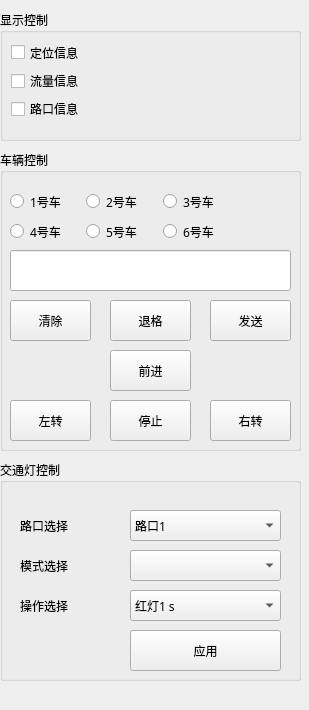
<?xml version="1.0" encoding="UTF-8"?>
<ui version="4.0">
 <class>Controller</class>
 <widget class="QWidget" name="Controller">
  <property name="geometry">
   <rect>
    <x>0</x>
    <y>0</y>
    <width>309</width>
    <height>710</height>
   </rect>
  </property>
  <property name="windowTitle">
   <string>Form</string>
  </property>
  <widget class="QGroupBox" name="groupBoxTrafficLightControlGB">
   <property name="geometry">
    <rect>
     <x>0</x>
     <y>460</y>
     <width>301</width>
     <height>221</height>
    </rect>
   </property>
   <property name="font">
    <font>
     <family>楷体</family>
    </font>
   </property>
   <property name="title">
    <string>交通灯控制</string>
   </property>
   <widget class="QLabel" name="label">
    <property name="geometry">
     <rect>
      <x>20</x>
      <y>50</y>
      <width>81</width>
      <height>31</height>
     </rect>
    </property>
    <property name="text">
     <string>路口选择</string>
    </property>
   </widget>
   <widget class="QLabel" name="label_2">
    <property name="geometry">
     <rect>
      <x>20</x>
      <y>90</y>
      <width>81</width>
      <height>31</height>
     </rect>
    </property>
    <property name="text">
     <string>模式选择</string>
    </property>
   </widget>
   <widget class="QLabel" name="label_3">
    <property name="geometry">
     <rect>
      <x>20</x>
      <y>130</y>
      <width>81</width>
      <height>31</height>
     </rect>
    </property>
    <property name="text">
     <string>操作选择</string>
    </property>
   </widget>
   <widget class="QComboBox" name="roadSelectCB">
    <property name="geometry">
     <rect>
      <x>130</x>
      <y>50</y>
      <width>151</width>
      <height>31</height>
     </rect>
    </property>
    <item>
     <property name="text">
      <string>路口1</string>
     </property>
    </item>
    <item>
     <property name="text">
      <string>路口2</string>
     </property>
    </item>
    <item>
     <property name="text">
      <string>路口3</string>
     </property>
    </item>
    <item>
     <property name="text">
      <string>路口4</string>
     </property>
    </item>
    <item>
     <property name="text">
      <string>路口5</string>
     </property>
    </item>
   </widget>
   <widget class="QComboBox" name="modeSelectCB">
    <property name="geometry">
     <rect>
      <x>130</x>
      <y>90</y>
      <width>151</width>
      <height>31</height>
     </rect>
    </property>
   </widget>
   <widget class="QComboBox" name="lightTimeSelectCB">
    <property name="geometry">
     <rect>
      <x>130</x>
      <y>130</y>
      <width>151</width>
      <height>31</height>
     </rect>
    </property>
    <item>
     <property name="text">
      <string>红灯1 s</string>
     </property>
    </item>
    <item>
     <property name="text">
      <string>红灯5 s</string>
     </property>
    </item>
    <item>
     <property name="text">
      <string>红灯10 s</string>
     </property>
    </item>
    <item>
     <property name="text">
      <string>红灯30 s</string>
     </property>
    </item>
    <item>
     <property name="text">
      <string>红灯60 s</string>
     </property>
    </item>
   </widget>
   <widget class="QPushButton" name="applyBtn">
    <property name="geometry">
     <rect>
      <x>130</x>
      <y>170</y>
      <width>151</width>
      <height>41</height>
     </rect>
    </property>
    <property name="text">
     <string>应用</string>
    </property>
   </widget>
  </widget>
  <widget class="QGroupBox" name="groupBoxDisplayGB">
   <property name="geometry">
    <rect>
     <x>0</x>
     <y>10</y>
     <width>301</width>
     <height>131</height>
    </rect>
   </property>
   <property name="sizePolicy">
    <sizepolicy hsizetype="Preferred" vsizetype="Fixed">
     <horstretch>0</horstretch>
     <verstretch>0</verstretch>
    </sizepolicy>
   </property>
   <property name="font">
    <font>
     <family>楷体</family>
    </font>
   </property>
   <property name="title">
    <string>显示控制</string>
   </property>
   <widget class="QWidget" name="layoutWidget">
    <property name="geometry">
     <rect>
      <x>11</x>
      <y>31</y>
      <width>221</width>
      <height>79</height>
     </rect>
    </property>
    <layout class="QVBoxLayout" name="verticalLayout">
     <item>
      <widget class="QCheckBox" name="checkBoxLocationInfo">
       <property name="text">
        <string>定位信息</string>
       </property>
      </widget>
     </item>
     <item>
      <widget class="QCheckBox" name="checkBoxDataInfo">
       <property name="text">
        <string>流量信息</string>
       </property>
      </widget>
     </item>
     <item>
      <widget class="QCheckBox" name="checkBoxRoadInfo">
       <property name="text">
        <string>路口信息</string>
       </property>
      </widget>
     </item>
    </layout>
   </widget>
  </widget>
  <widget class="QGroupBox" name="groupBoxCarControlGB">
   <property name="geometry">
    <rect>
     <x>0</x>
     <y>150</y>
     <width>301</width>
     <height>301</height>
    </rect>
   </property>
   <property name="sizePolicy">
    <sizepolicy hsizetype="Preferred" vsizetype="Preferred">
     <horstretch>0</horstretch>
     <verstretch>0</verstretch>
    </sizepolicy>
   </property>
   <property name="font">
    <font>
     <family>楷体</family>
    </font>
   </property>
   <property name="title">
    <string>车辆控制</string>
   </property>
   <widget class="QLineEdit" name="lineEditShowInstructions">
    <property name="geometry">
     <rect>
      <x>10</x>
      <y>100</y>
      <width>281</width>
      <height>41</height>
     </rect>
    </property>
   </widget>
   <widget class="QPushButton" name="pushButtonClear">
    <property name="geometry">
     <rect>
      <x>10</x>
      <y>150</y>
      <width>81</width>
      <height>41</height>
     </rect>
    </property>
    <property name="text">
     <string>清除</string>
    </property>
   </widget>
   <widget class="QPushButton" name="pushButtonBackSpace">
    <property name="geometry">
     <rect>
      <x>110</x>
      <y>150</y>
      <width>81</width>
      <height>41</height>
     </rect>
    </property>
    <property name="text">
     <string>退格</string>
    </property>
   </widget>
   <widget class="QPushButton" name="pushButtonSend">
    <property name="geometry">
     <rect>
      <x>210</x>
      <y>150</y>
      <width>81</width>
      <height>41</height>
     </rect>
    </property>
    <property name="text">
     <string>发送</string>
    </property>
   </widget>
   <widget class="QPushButton" name="pushButtonGoAhead">
    <property name="geometry">
     <rect>
      <x>110</x>
      <y>200</y>
      <width>81</width>
      <height>41</height>
     </rect>
    </property>
    <property name="text">
     <string>前进</string>
    </property>
   </widget>
   <widget class="QPushButton" name="pushButtonTurnLeft">
    <property name="geometry">
     <rect>
      <x>10</x>
      <y>250</y>
      <width>81</width>
      <height>41</height>
     </rect>
    </property>
    <property name="text">
     <string>左转</string>
    </property>
   </widget>
   <widget class="QPushButton" name="pushButtonStop">
    <property name="geometry">
     <rect>
      <x>110</x>
      <y>250</y>
      <width>81</width>
      <height>41</height>
     </rect>
    </property>
    <property name="text">
     <string>停止</string>
    </property>
   </widget>
   <widget class="QPushButton" name="pushButtonTurnRight">
    <property name="geometry">
     <rect>
      <x>210</x>
      <y>250</y>
      <width>81</width>
      <height>41</height>
     </rect>
    </property>
    <property name="text">
     <string>右转</string>
    </property>
   </widget>
   <widget class="QWidget" name="layoutWidget_2">
    <property name="geometry">
     <rect>
      <x>10</x>
      <y>40</y>
      <width>223</width>
      <height>23</height>
     </rect>
    </property>
    <layout class="QHBoxLayout" name="horizontalLayout">
     <item>
      <widget class="QRadioButton" name="radioButtonOneCar">
       <property name="text">
        <string>1号车</string>
       </property>
      </widget>
     </item>
     <item>
      <widget class="QRadioButton" name="radioButtonTwoCar">
       <property name="text">
        <string>2号车</string>
       </property>
      </widget>
     </item>
     <item>
      <widget class="QRadioButton" name="radioButtonThreeCar">
       <property name="text">
        <string>3号车</string>
       </property>
      </widget>
     </item>
    </layout>
   </widget>
   <widget class="QWidget" name="layoutWidget_3">
    <property name="geometry">
     <rect>
      <x>10</x>
      <y>70</y>
      <width>223</width>
      <height>23</height>
     </rect>
    </property>
    <layout class="QHBoxLayout" name="horizontalLayout_2">
     <item>
      <widget class="QRadioButton" name="radioButtonFourCar">
       <property name="text">
        <string>4号车</string>
       </property>
      </widget>
     </item>
     <item>
      <widget class="QRadioButton" name="radioButtonFiveCar">
       <property name="text">
        <string>5号车</string>
       </property>
      </widget>
     </item>
     <item>
      <widget class="QRadioButton" name="radioButtonSixCar">
       <property name="text">
        <string>6号车</string>
       </property>
      </widget>
     </item>
    </layout>
   </widget>
   <zorder>layoutWidget_2</zorder>
   <zorder>layoutWidget_3</zorder>
   <zorder>lineEditShowInstructions</zorder>
   <zorder>pushButtonClear</zorder>
   <zorder>pushButtonBackSpace</zorder>
   <zorder>pushButtonSend</zorder>
   <zorder>pushButtonGoAhead</zorder>
   <zorder>pushButtonTurnLeft</zorder>
   <zorder>pushButtonStop</zorder>
   <zorder>pushButtonTurnRight</zorder>
  </widget>
 </widget>
 <resources/>
 <connections/>
</ui>
